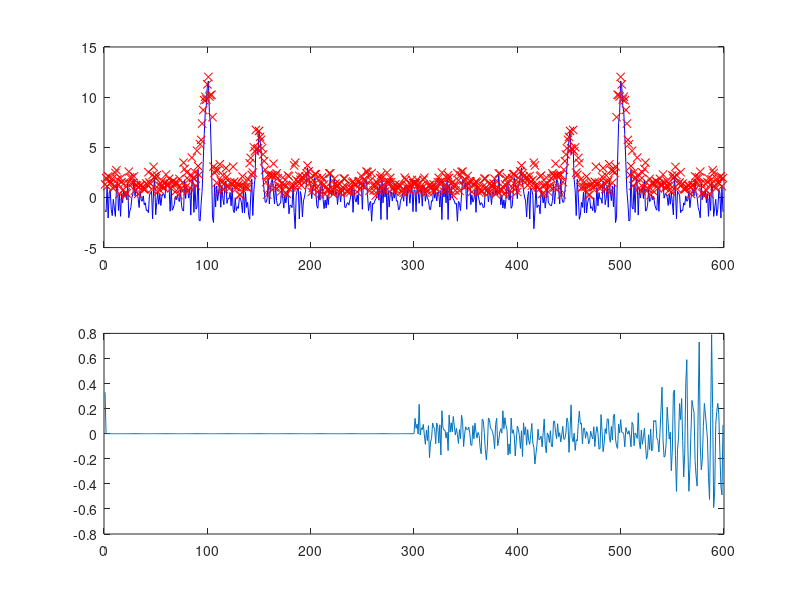

MATLAB code for this plot: (Note: this script raises an error after producing the figure.)
fprintf('1. create signal')
ff= [100 150 200 250];
amp= [10 5 2 1];
amp_n = 1;
num_s = 300;
ff_w = 5;
signal0 = amp_n*randn(1,num_s);
bump = 1-((-ff_w:ff_w).^2)/(ff_w^2);
for i=1:numel(ff)
    f= ff(i);
    signal0(f-ff_w:f+ff_w) = signal0(f-ff_w:f+ff_w)+amp(i)*bump;
end
signal = [signal0 signal0(end:-1:2)];

figure(1),subplot(211),cla,plot(signal,'b-')
% linear phase
signal2 = real(ifft(hilbert(signal)));
%signal2 = real(ifft(hilbert(signal)));

signal3 = abs(fft(signal2));

figure(1),subplot(212),cla,plot(signal2)
figure(1),subplot(211),hold on,plot(1:numel(signal3),signal3,'rx')

fprintf('2. alpha estimation')
[sig,mu]=T_noise(signal,1);
delta = 5;

% gaussian mrf
% diagonal element + smoothness
sm_sig = 10;
xind = [1:num_s reshape(repmat(1:num_s-1,2,1),1,[])];
yind = [1:num_s reshape([1:num_s-1;2:num_s],1,[])];
vind = [ones(1,num_s) sm_sig*reshape([ones(1,num_s-1);-ones(1,num_s-1)],1,[])];
A = sparse(xind,yind,vind,num_s*2-1,num_s);
b = [signal0 zeros(1,num_s-1)]';
x0 = (A\b)';
figure(2),subplot(211),cla,plot(x0,'b-')
figure(2),subplot(211),hold on,plot(signal0,'r-')
figure(2),subplot(212),cla,plot(signal0-x0,'b-')

%{
  idx = pyrBandIndices(pind, l);
      timeAmplitude = abs(HilbertM(phases(idx,:),2));
      spaceAmplitude = abs(pyr(idx,:)).^2;
      noiseCurrent = noiseLevel.^2./spaceAmplitude;
      timeAmplitude2 = MLEPhase(timeAmplitude.^2, noiseCurrent);      
      alpha = maxPixLevels(l).*(sqrt(timeAmplitude2)./(timeAmplitude2+noiseCurrent));
%}   
